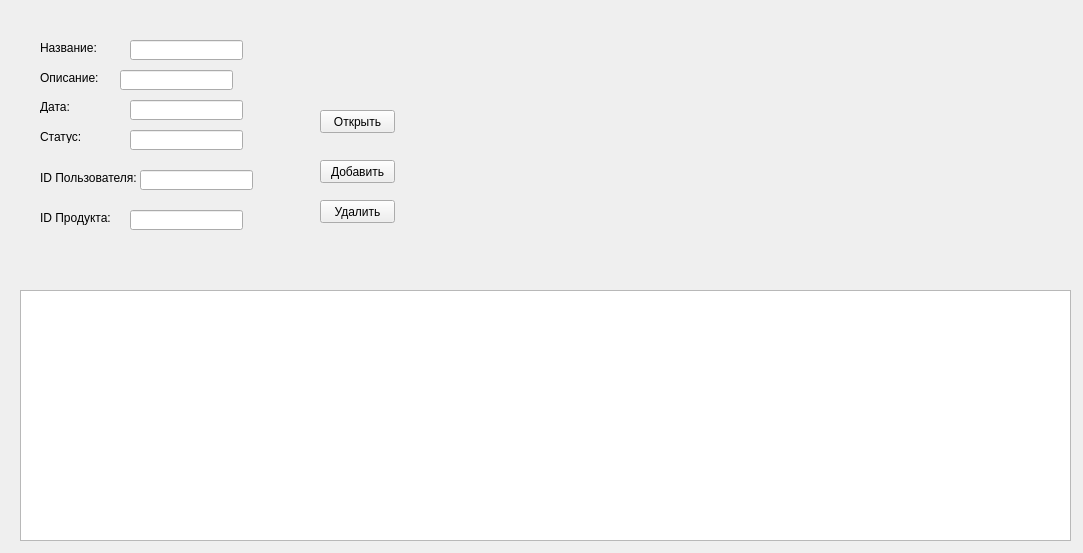
<?xml version="1.0" encoding="UTF-8"?>
<ui version="4.0">
 <class>Zakazi</class>
 <widget class="QWidget" name="Zakazi">
  <property name="geometry">
   <rect>
    <x>0</x>
    <y>0</y>
    <width>1083</width>
    <height>553</height>
   </rect>
  </property>
  <property name="windowTitle">
   <string>Zakazi</string>
  </property>
  <widget class="QTableWidget" name="twzakazi">
   <property name="geometry">
    <rect>
     <x>20</x>
     <y>290</y>
     <width>1051</width>
     <height>251</height>
    </rect>
   </property>
  </widget>
  <widget class="QLabel" name="label">
   <property name="geometry">
    <rect>
     <x>40</x>
     <y>40</y>
     <width>61</width>
     <height>16</height>
    </rect>
   </property>
   <property name="text">
    <string>Название:</string>
   </property>
  </widget>
  <widget class="QLabel" name="label_2">
   <property name="geometry">
    <rect>
     <x>40</x>
     <y>70</y>
     <width>61</width>
     <height>16</height>
    </rect>
   </property>
   <property name="text">
    <string>Описание:</string>
   </property>
  </widget>
  <widget class="QLabel" name="label_3">
   <property name="geometry">
    <rect>
     <x>40</x>
     <y>100</y>
     <width>47</width>
     <height>13</height>
    </rect>
   </property>
   <property name="text">
    <string>Дата:</string>
   </property>
  </widget>
  <widget class="QLabel" name="label_4">
   <property name="geometry">
    <rect>
     <x>40</x>
     <y>130</y>
     <width>47</width>
     <height>13</height>
    </rect>
   </property>
   <property name="text">
    <string>Статус:</string>
   </property>
  </widget>
  <widget class="QLabel" name="label_5">
   <property name="geometry">
    <rect>
     <x>40</x>
     <y>170</y>
     <width>101</width>
     <height>16</height>
    </rect>
   </property>
   <property name="text">
    <string>ID Пользователя:</string>
   </property>
  </widget>
  <widget class="QLabel" name="label_6">
   <property name="geometry">
    <rect>
     <x>40</x>
     <y>210</y>
     <width>91</width>
     <height>16</height>
    </rect>
   </property>
   <property name="text">
    <string>ID Продукта:</string>
   </property>
  </widget>
  <widget class="QLineEdit" name="lnazvanie">
   <property name="geometry">
    <rect>
     <x>130</x>
     <y>40</y>
     <width>113</width>
     <height>20</height>
    </rect>
   </property>
  </widget>
  <widget class="QLineEdit" name="lopisanie">
   <property name="geometry">
    <rect>
     <x>120</x>
     <y>70</y>
     <width>113</width>
     <height>20</height>
    </rect>
   </property>
  </widget>
  <widget class="QLineEdit" name="ldata">
   <property name="geometry">
    <rect>
     <x>130</x>
     <y>100</y>
     <width>113</width>
     <height>20</height>
    </rect>
   </property>
  </widget>
  <widget class="QLineEdit" name="lstatus">
   <property name="geometry">
    <rect>
     <x>130</x>
     <y>130</y>
     <width>113</width>
     <height>20</height>
    </rect>
   </property>
  </widget>
  <widget class="QLineEdit" name="lidpolzovatelya">
   <property name="geometry">
    <rect>
     <x>140</x>
     <y>170</y>
     <width>113</width>
     <height>20</height>
    </rect>
   </property>
  </widget>
  <widget class="QLineEdit" name="lidproducta">
   <property name="geometry">
    <rect>
     <x>130</x>
     <y>210</y>
     <width>113</width>
     <height>20</height>
    </rect>
   </property>
  </widget>
  <widget class="QPushButton" name="pbopen">
   <property name="geometry">
    <rect>
     <x>320</x>
     <y>110</y>
     <width>75</width>
     <height>23</height>
    </rect>
   </property>
   <property name="text">
    <string>Открыть</string>
   </property>
  </widget>
  <widget class="QPushButton" name="pbinsert">
   <property name="geometry">
    <rect>
     <x>320</x>
     <y>160</y>
     <width>75</width>
     <height>23</height>
    </rect>
   </property>
   <property name="text">
    <string>Добавить</string>
   </property>
  </widget>
  <widget class="QPushButton" name="pbdelete">
   <property name="geometry">
    <rect>
     <x>320</x>
     <y>200</y>
     <width>75</width>
     <height>23</height>
    </rect>
   </property>
   <property name="text">
    <string>Удалить</string>
   </property>
  </widget>
 </widget>
 <resources/>
 <connections/>
</ui>
